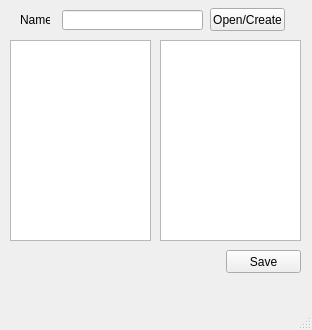
<?xml version="1.0" encoding="UTF-8"?>
<ui version="4.0">
 <class>MainWindow</class>
 <widget class="QMainWindow" name="MainWindow">
  <property name="geometry">
   <rect>
    <x>0</x>
    <y>0</y>
    <width>312</width>
    <height>330</height>
   </rect>
  </property>
  <property name="windowTitle">
   <string>MainWindow</string>
  </property>
  <widget class="QWidget" name="centralwidget">
   <widget class="QLineEdit" name="lineEdit">
    <property name="geometry">
     <rect>
      <x>62</x>
      <y>10</y>
      <width>141</width>
      <height>20</height>
     </rect>
    </property>
   </widget>
   <widget class="QPushButton" name="pushButtonOpen">
    <property name="geometry">
     <rect>
      <x>210</x>
      <y>8</y>
      <width>75</width>
      <height>23</height>
     </rect>
    </property>
    <property name="text">
     <string>Open/Create</string>
    </property>
   </widget>
   <widget class="QLabel" name="label">
    <property name="geometry">
     <rect>
      <x>20</x>
      <y>13</y>
      <width>30</width>
      <height>13</height>
     </rect>
    </property>
    <property name="text">
     <string>Name:</string>
    </property>
   </widget>
   <widget class="QTextEdit" name="textEditEn">
    <property name="geometry">
     <rect>
      <x>10</x>
      <y>40</y>
      <width>141</width>
      <height>201</height>
     </rect>
    </property>
   </widget>
   <widget class="QTextEdit" name="textEditRu">
    <property name="geometry">
     <rect>
      <x>160</x>
      <y>40</y>
      <width>141</width>
      <height>201</height>
     </rect>
    </property>
   </widget>
   <widget class="QPushButton" name="pushButtonSave">
    <property name="geometry">
     <rect>
      <x>226</x>
      <y>250</y>
      <width>75</width>
      <height>23</height>
     </rect>
    </property>
    <property name="text">
     <string>Save</string>
    </property>
   </widget>
  </widget>
  <widget class="QMenuBar" name="menubar">
   <property name="geometry">
    <rect>
     <x>0</x>
     <y>0</y>
     <width>312</width>
     <height>21</height>
    </rect>
   </property>
  </widget>
  <widget class="QStatusBar" name="statusbar"/>
 </widget>
 <resources/>
 <connections/>
</ui>
